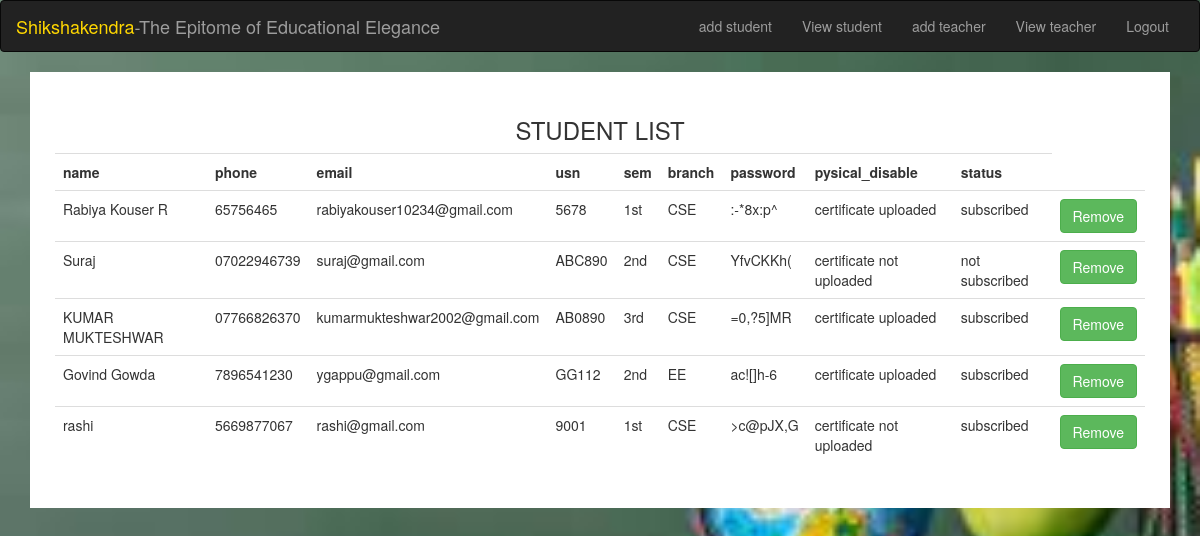
The app's page /viewstudents with its own data.
### tables this page shows
CREATE TABLE students(name TEXT, phone TEXT, email TEXT, usn TEXT, sem TEXT, branch TEXT, password TEXT, "pysical_disable"	TEXT, "status"	TEXT);

### app.py (the view)
@app.route('/viewstudents')
def viewstudents():
    con = sqlite3.connect('database.db')
    cr = con.cursor()
    query = "SELECT * FROM students"
    cr.execute(query)
    result = cr.fetchall()
    if result:
        headings = []
        List = cr.execute("select * from students")
        for row in List.description:
            headings.append(row[0])
        return render_template('view_students.html', result=result, headings=headings)
    else:
        return render_template('view_students.html', msg="data not found")

### templates/view_students.html (shortened to what this page needs)
<!DOCTYPE html>
<html lang="en">
<head>
  <link rel="stylesheet" href="https://maxcdn.bootstrapcdn.com/bootstrap/3.4.1/css/bootstrap.min.css">
</head>
<body >
<nav class="navbar navbar-inverse">
  <div class="container-fluid">
    <div class="navbar-header">
      <a class="navbar-brand" ><span style="color: gold;"> Shikshakendra</span>-The Epitome of Educational Elegance</a>
    </div>
    <div class="collapse navbar-collapse" id="myNavbar">
      <ul class="nav navbar-nav navbar-right">
        <li><a href="/add_student">add student</a></li>
        <li><a href="/viewstudents">View student</a></li>
        <li><a href="/add_teacher">add teacher</a></li>
        <li><a href="/viewteacher">View teacher</a></li>
        <li><a  href="/logout">Logout</a></li>
    </ul>
    </div>
  </div>
</nav>
<div class="container">
    {% if result %}
    <div id="Table">
      <center><h3>STUDENT LIST</h3></center>
    <table class="table">
      <tr>
        {% for head in headings %}
          <th>{{ head }}</th>
        {% endfor %}
      </tr>
      {% for row in result %}
          <tr>
            {% for col in row[:-2] %}
            <td>
              {{col}}
            </td>
            {% endfor %}
            <td>
              {% if row[-2] %}
                  certificate uploaded
              {% else %}
              certificate not uploaded
              {% endif %}
            </td>
            <td>
              {% if row[-1] %}
                  subscribed
              {% else %}
                  not subscribed
              {% endif %}
            </td>
          {% set usn = row[3] %}
          <td><a href="{{ url_for('remove_student', usn=usn)}}" class="btn btn-success">Remove</a></td>
          </tr>
        {% endfor %}
    </table>
{% endif %}
</div>
</body>
</html>

### templates/view_students.html (style rules this page uses)
body { background-repeat: no-repeat; background-size: cover; background-attachment: fixed; }
#Table { background-color: white; padding: 25px; overflow: scroll; }

### records on screen
students: name "Rabiya Kouser R", phone "65756465", email "rabiyakouser10234@gmail.com", usn "5678", sem "1st", branch "CSE", password ":-*8x:p^", shows "certificate uploaded", status "subscribed"
students: name "Suraj", phone "07022946739", email "suraj@gmail.com", usn "ABC890", sem "2nd", branch "CSE", password "YfvCKKh(", shows "certificate not uploaded", shows "not subscribed"
students: name "KUMAR MUKTESHWAR", phone "07766826370", email "kumarmukteshwar2002@gmail.com", usn "AB0890", sem "3rd", branch "CSE", password "=0,?5]MR", shows "certificate uploaded", status "subscribed"
students: name "Govind Gowda", phone "7896541230", email "ygappu@gmail.com", usn "GG112", sem "2nd", branch "EE", password "ac![]h-6", shows "certificate uploaded", status "subscribed"
students: name "rashi", phone "5669877067", email "rashi@gmail.com", usn "9001", sem "1st", branch "CSE", password ">c@pJX,G", shows "certificate not uploaded", status "subscribed"

### other values on screen
{{ head }} "name" "phone" "email" "usn" "sem" "branch" "password" "pysical_disable" "status"
